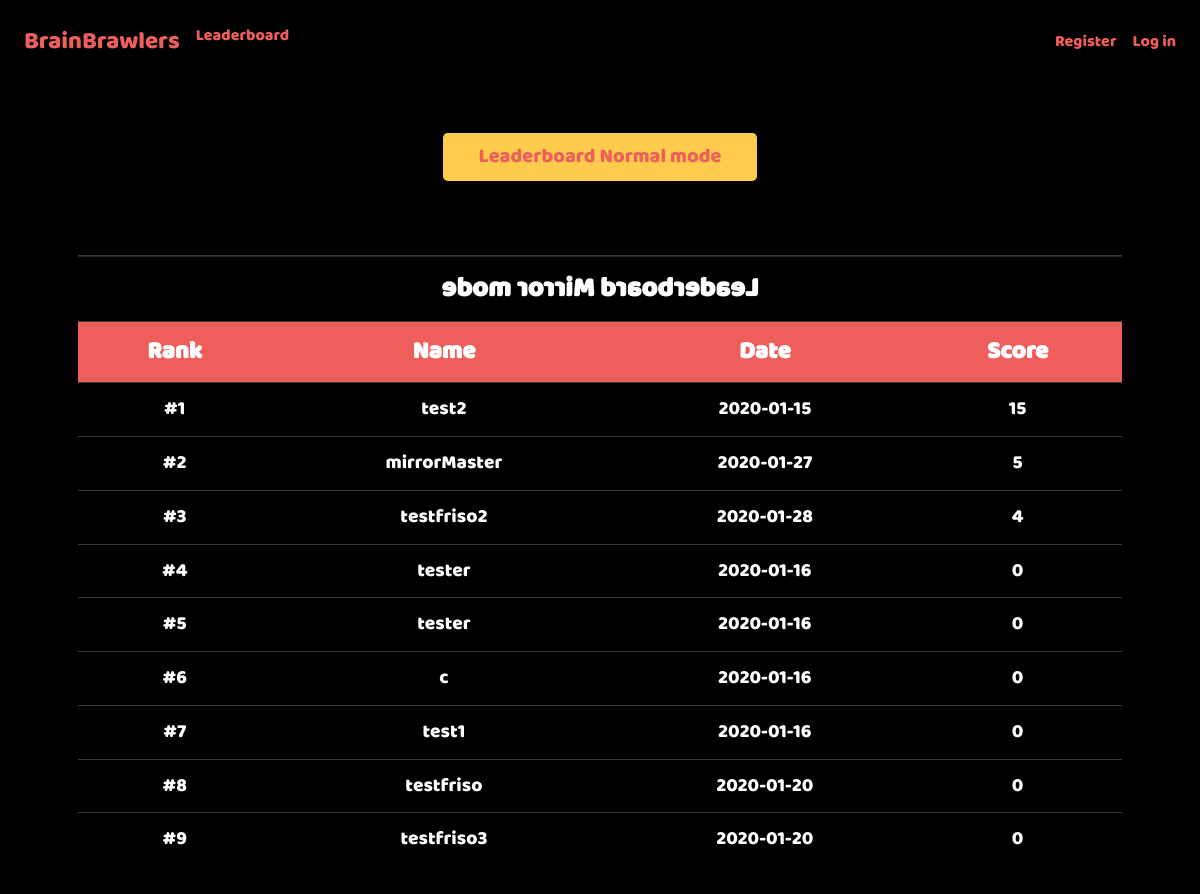
/leaderboard_mirror, run on an earlier commit of the app's database.
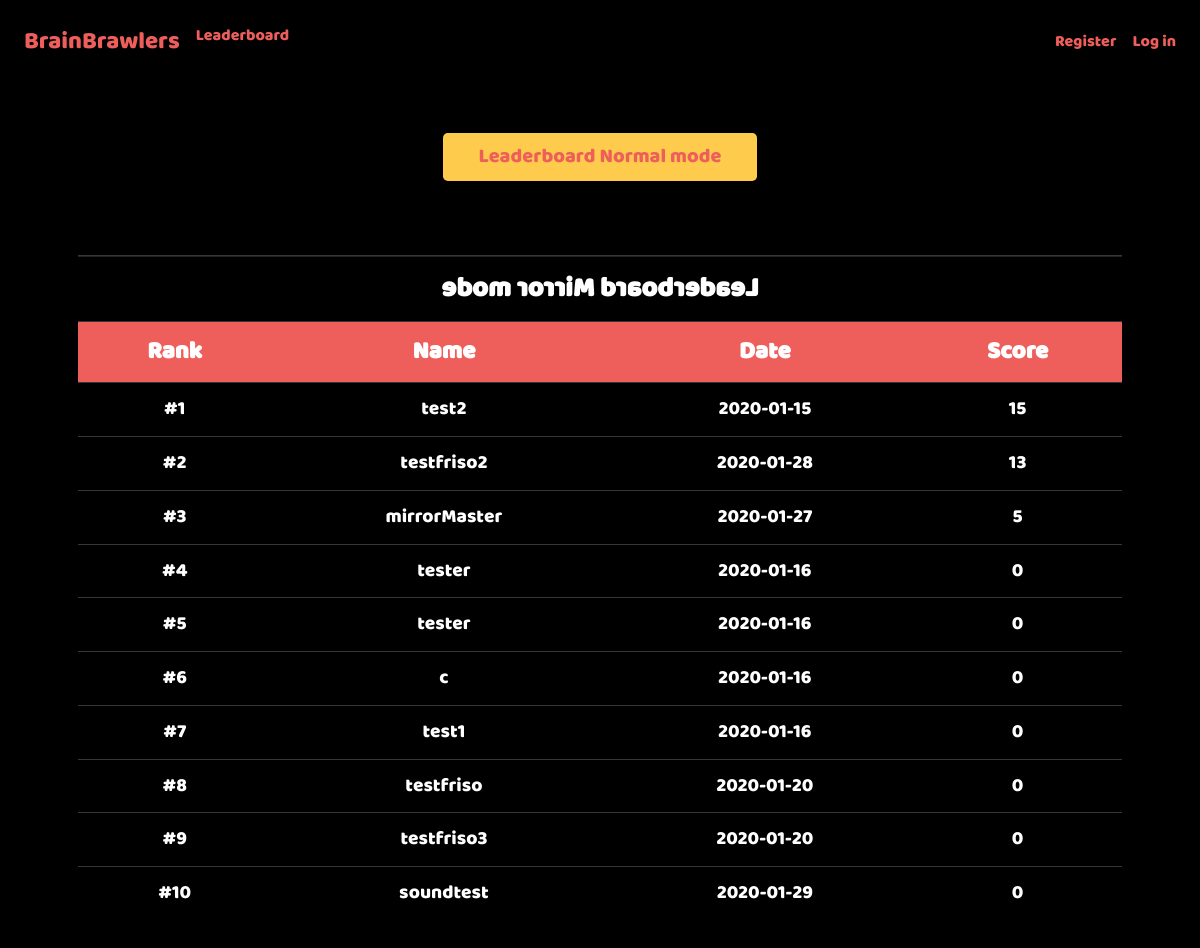
And on a later commit of the database.
### tables this page shows
CREATE TABLE 'users' ('id' integer PRIMARY KEY AUTOINCREMENT NOT NULL, 'username' text NOT NULL, 'hash' text NOT NULL, 'highscore' integer NOT NULL, 'date'  date NOT NULL DEFAULT CURRENT_DATE  , 'highscore_mirror' integer);

### application.py (the view)
@app.route("/leaderboard_mirror")
def leaderboard_mirror():
    highscores = get_db(["*"], "users", None, None, ["highscore_mirror DESC", "date"])
    highscores = [(i+1, highscores[i]) for i in range(len(highscores))]
    if len(highscores) > 50:
        highscores = [(i+1, highscores[i]) for i in range(50)]
    return render_template("game/leaderboard_mirror.html", highscores=highscores)

### application.py (called while the page is built)
@app.after_request
def after_request(response):
    response.headers["Cache-Control"] = "no-cache, no-store, must-revalidate"
    response.headers["Expires"] = 0
    response.headers["Pragma"] = "no-cache"
    return response

### helpers.py (called while the page is built)
def get_db(items, table, key, value, order=None):
    string = "SELECT "
    if order == "friends":
        return db.execute("SELECT friendname FROM friends WHERE user_id= :user_id AND friendname= :friendname"
        , user_id=value[0], friendname=value[1])
    for item in items:
        if item != items[0]:
            string += ", "
        string += str(item)
    string += " FROM " + table
    if key != None and value != None:
        string += " WHERE " + key + "= :key"
    if order != None:
        string += " ORDER BY"
        for item in order:
           string += " " + item
           if item != order[-1]:
               string += ","
        string += ";"
    if key != None:
        return db.execute(string, key=str(value))
    return db.execute(string)

### templates/game/leaderboard_mirror.html (shortened to what this page needs)
{% extends "layout.html" %}
{% block css %}
<link href="/static/css/index_style.css" rel="stylesheet">
<link href="/static/css/leaderboard.css" rel="stylesheet">
{% endblock %}
{% block main %}
    <p>
        <br>
        <br>
    </p>
    <a href="/leaderboard"><button class="btn btn-lg" style="width:30%">Leaderboard Normal mode</button></a>
    <p>
        <br>
        <br>
    </p>
    <table id=table class="table table-dark" style="width:100%">
        <tr>
            <th id="reverseTitle" colspan="4">Leaderboard Mirror mode</th>
        </tr>
        <tr>
            <th>Rank</th>
            <th>Name</th>
            <th>Date</th>
            <th>Score</th>
        </tr>
        <tr>
    {% for (rank, highscore) in highscores %}
            <td>#{{ rank }}</td>
            <td>{{ highscore.username }}</td>
            <td>{{ highscore.date }}</td>
            <td>{{ highscore.highscore_mirror }}</td>
        </tr>
    {% endfor %}
    </table>
{% endblock %}

### templates/layout.html (shortened to what this page needs)
<!DOCTYPE html>
<html lang="en">
    <head>
        <link href="https://maxcdn.bootstrapcdn.com/bootstrap/4.1.3/css/bootstrap.min.css" rel="stylesheet">
        <link href="{{ url_for('static', filename='css/basic_style.css') }}" rel="stylesheet">
        <link href="{{ url_for('static', filename='css/snackbar.css') }}" rel="stylesheet">
        {% block css %}{% endblock %}
    </head>
    <body onload="new_question('setup')">
        <nav class="navbar fixed-top navbar-expand-md">
            <div class="collapse navbar-collapse" id="navbar">
                {% if session.user_id %}
                    <ul class="navbar-nav mr-auto mt-2">
                        <li class="nav-item nav-logo"><a class="nav-link" href="/">BrainBrawlers</a></li>
                        <li class="nav-item"><a class="nav-link" href="/leaderboard">Leaderboard</a></li>
                        <li class="nav-item"><a class="nav-link" href="/profile">Profile</a></li>
                        <li class="nav-item"><a class="nav-link" href="/friends">Friends</a></li>
                    </ul>
                    <ul class="navbar-nav ml-auto mt-2">
                        <li class="nav-item"><a class="nav-link" href="/logout">Log Out</a></li>
                    </ul>
                {% else %}
                    <ul class="navbar-nav mr-auto mt-2">
                        <li class="nav-item nav-logo"><a class="nav-link" href="/">BrainBrawlers</a></li>
                        <li class="nav-item"><a class="nav-link" href="/leaderboard">Leaderboard</a></li>
                    </ul>
                    <ul class="navbar-nav ml-auto mt-2">
                        <li class="nav-item"><a class="nav-link" href="/register">Register</a></li>
                        <li class="nav-item"><a class="nav-link" href="/login">Log in</a></li>
                    </ul>
                {% endif %}
            </div>
        </nav>
        <main id="main" class="container p-5 center">
            {% block main %}{% endblock %}
        </main>
    </body>
</html>

### static/css/basic_style.css (style rules this page uses)
.navbar { background-color: rgba(0,0,0,0.8);; }
.nav-link { color: #ee5f5b; font-family: Baloo Regular, Baloo; }
body { background-color: #000000; }
#main { overflow-x: auto; text-align: center; }
.center { color: #ffffff; text-align: center; }
.btn { width: 150px; font-family: Baloo Regular, Baloo; text-align: center; color: #ee5f5b; background-color: #fecb4c; margin-top: 2%; margin-bottom: 1%; }
.nav-logo { font-size: 150%; }

### static/css/index_style.css (style rules this page uses)
.btn { margin-left: 2%; margin-right: 2%; }

### static/css/leaderboard.css (style rules this page uses)
#table { margin-left:auto; margin-right:auto; color: white; font-family: Baloo Regular, Baloo; }
th { background-color: #ee5f5b; font-size: 150%; font-weight: bold; }
td { background-color: black; font-size: 120%; }
#reverseTitle { -moz-transform: scale(-1, 1); -webkit-transform: scale(-1, 1); -o-transform: scale(-1, 1); -ms-transform: scale(-1, 1); transform: scale(-1, 1); background-color: black; font-size: 170%; }

What changed in the data, as far as the page shows it:
changed users "testfriso2": rank "3" → "2"; highscore_mirror "4" → "13"; moves up the list
computed for users "mirrorMaster": highscore "2" → "3"
added users: rank "10", username "soundtest", date "2020-01-29", highscore_mirror "0"
